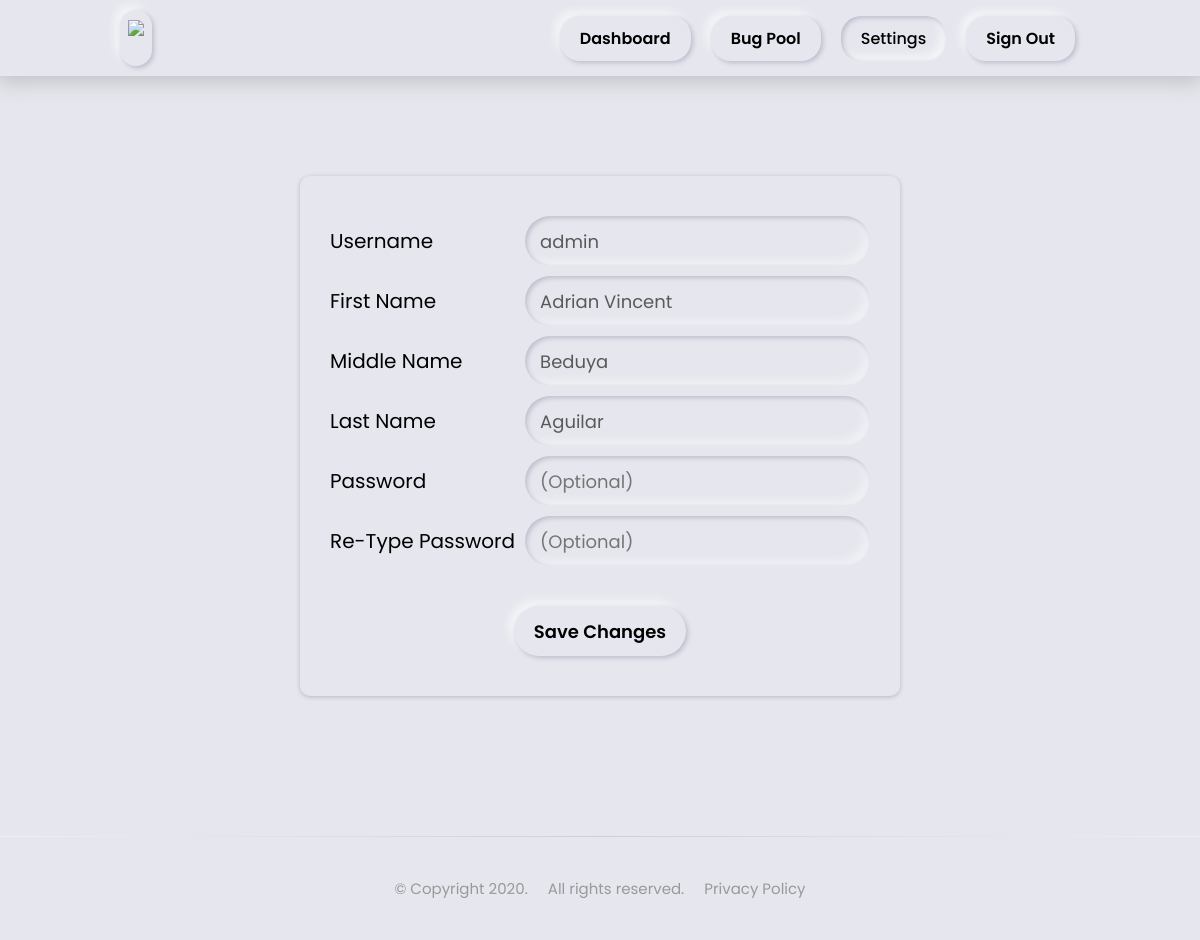
The page /settings.php (signed in) on the database its author committed.
### tables this page shows
CREATE TABLE `users` (
  `id` int(11) NOT NULL,
  `username` varchar(64) NOT NULL,
  `password` varchar(64) NOT NULL,
  `privilege` int(11) NOT NULL,
  `firstname` varchar(64) NOT NULL,
  `middlename` varchar(64) NOT NULL,
  `lastname` varchar(64) NOT NULL,
  `repbug` int(11) NOT NULL,
  `resbug` int(11) NOT NULL,
  `rspdngbug` int(11) NOT NULL
);

### include/settingsPHP.php (called while the page is built, shortened)
<?php
    $result = mysqli_query($con, "SELECT username,firstname,middlename,lastname FROM users WHERE username='".$_SESSION['username']."'");
    $row = mysqli_fetch_assoc($result);
    $inp0 = $row['username'];
    $inp1 = $row['firstname'];
    $inp2 = $row['middlename'];
    $inp3 = $row['lastname'];
?>

### settings.php (the view, shortened to what this page needs)
<!DOCTYPE html>
<html>
    <head>
        <link rel="stylesheet" type="text/css" href="css/styles.css">
        <link rel="stylesheet" type="text/css" href="css/cred.css">
        <link rel="stylesheet" type="text/css" href="css/settings.css">
    </head>
<?php include('include/header.php'); ?>
<?php include('include/settingsPHP.php') ?>
        <div class="content">
            <div class="subcontent">
                    <form class="myform depthFX" action="" method="POST">
                        <div class="cardcontent">
                            <span>Username </span>
                            <div class="field">
                                <input type="text" placeholder="Username" value="<?php echo $inp0?>" readonly/>
                            </div>
                            <span>First Name </span>
                            <div class="field">
                                <input name="fname" type="text" placeholder="First Name" value="<?php echo $inp1?>" required/>
                            </div>
                            <span>Middle Name</span>
                            <div class="field">
                                <input name="mname" type="text" placeholder="Middle Name" value="<?php echo $inp2?>" required/>
                            </div>
                            <span>Last Name</span>
                            <div class="field">
                                <input name="lname" type="text" placeholder="Last Name" value="<?php echo $inp3?>" required/>
                            </div>
                            <span>Password</span>
                            <div class="field">
                                <input name="password" type="password" placeholder="(Optional)"/>
                            </div>
                            <span>Re-Type Password</span>
                            <div class="field">
                                <input name="rpassword" type="password" placeholder="(Optional)"/>
                            </div>
                        </div>
                        <button class="itemsHovFX">Save Changes</button>
                    </form>
            </div>
        </div>
<?php include('include/footer.php'); ?>

### css/styles.css (style rules this page uses)
* { margin:0; padding: 0; box-sizing: border-box; font-family: 'Poppins', sans-serif; background-color: #e6e7ee; word-break: break-word; }
.itemsHovFX { color: black; font-weight: 600; }
.depthFX { box-shadow: 0 1px 4px 0 #4b4b4b4c; }
.content { display: flex; flex-wrap: wrap; flex-direction: column; justify-content: center; padding: 0 5px; min-height: 90vh; }
.subcontent { padding: 30px 10px; display: flex; flex-wrap: wrap; flex-direction: row; justify-content: center; align-items: baseline; font-size: 20px; top: 50vh; }
.cardcontent { display: grid; grid-template-columns: auto auto; grid-row: auto; justify-items: center; align-items: center; grid-row-gap: 10px; grid-column-gap: 10px; }

### css/cred.css (style rules this page uses)
.myform { max-width: 330px; border-radius: 10px; padding: 40px 30px; box-shadow: 2px 2px 5px #babecc, -5px -5px 10px #ffffff99; }
.myform .field { height: 50px; width: 100%; display: flex; position: relative; }
.field { margin: 20px 0; margin-top: 0; }
.field input { height: 100%; width: 100%; padding: 0 15px; font-size: 18px; outline: none; border: none; color: #595959; border-radius: 25px; box-shadow: inset 2px 2px 5px #babecc, inset -5px -5px 10px #ffffff73; }
button { margin-top: 20px; padding: 0 5px; width: 100%; height: 50px; color: #000; font-size: 18px; font-weight: 600; border: none; outline: none; cursor: pointer; border-radius: 25px; box-shadow: 2px 2px 5px #babecc, -5px -5px 10px #ffffff99; }

### css/settings.css (style rules this page uses)
.cardcontent { justify-items: unset; grid-row-gap: 10px; grid-column-gap: 10px; }
.myform { max-width: 600px; display: flex; flex-wrap: wrap; flex-direction: column; align-items: center; box-shadow: 0 1px 4px 0 #4b4b4b4c; }
.field { margin: 0; }
button { padding: 0 20px; width: auto; }

### rows shown on the page
users: username "admin", fname "Adrian Vincent", mname "Beduya", lname "Aguilar"
